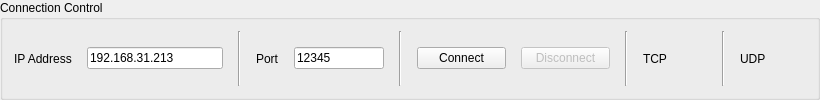
     <widget class="QGroupBox" name="groupbox_Connection_Control">
      <property name="title">
       <string>Connection Control</string>
      </property>
      <property name="flat">
       <bool>true</bool>
      </property>
      <layout class="QHBoxLayout" name="horizontalLayout_12" stretch="1,0,1,0,1,1,0,0,0,0,0,0">
       <property name="spacing">
        <number>15</number>
       </property>
       <item>
        <layout class="QHBoxLayout" name="horizontalLayout_3" stretch="1,1">
         <item>
          <widget class="QLabel" name="label_Network_IPAddr">
           <property name="text">
            <string>IP Address</string>
           </property>
          </widget>
         </item>
         <item>
          <widget class="QLineEdit" name="lineEdit_Network_IPAddr">
           <property name="sizePolicy">
            <sizepolicy hsizetype="Preferred" vsizetype="Fixed">
             <horstretch>0</horstretch>
             <verstretch>0</verstretch>
            </sizepolicy>
           </property>
           <property name="minimumSize">
            <size>
             <width>136</width>
             <height>0</height>
            </size>
           </property>
           <property name="text">
            <string>192.168.31.213</string>
           </property>
          </widget>
         </item>
        </layout>
       </item>
       <item>
        <widget class="Line" name="line_3">
         <property name="orientation">
          <enum>Qt::Vertical</enum>
         </property>
        </widget>
       </item>
       <item>
        <layout class="QHBoxLayout" name="horizontalLayout_4" stretch="1,1">
         <item>
          <widget class="QLabel" name="label_Network_Port">
           <property name="text">
            <string>Port</string>
           </property>
          </widget>
         </item>
         <item>
          <widget class="QLineEdit" name="lineEdit_Network_Port">
           <property name="sizePolicy">
            <sizepolicy hsizetype="Preferred" vsizetype="Fixed">
             <horstretch>0</horstretch>
             <verstretch>0</verstretch>
            </sizepolicy>
           </property>
           <property name="minimumSize">
            <size>
             <width>90</width>
             <height>0</height>
            </size>
           </property>
           <property name="text">
            <string>12345</string>
           </property>
          </widget>
         </item>
        </layout>
       </item>
       <item>
        <widget class="Line" name="line_4">
         <property name="orientation">
          <enum>Qt::Vertical</enum>
         </property>
        </widget>
       </item>
       <item>
        <widget class="QPushButton" name="pushButton_Network_Connect">
         <property name="text">
          <string>Connect</string>
         </property>
        </widget>
       </item>
       <item>
        <widget class="QPushButton" name="pushButton_Network_Disconnect">
         <property name="enabled">
          <bool>false</bool>
         </property>
         <property name="text">
          <string>Disconnect</string>
         </property>
        </widget>
       </item>
       <item>
        <widget class="Line" name="line_5">
         <property name="orientation">
          <enum>Qt::Vertical</enum>
         </property>
        </widget>
       </item>
       <item>
        <widget class="QLabel" name="label_TCP_Connection">
         <property name="text">
          <string>TCP</string>
         </property>
        </widget>
       </item>
       <item>
        <widget class="QLabel" name="icon_TCP_Connection">
         <property name="minimumSize">
          <size>
           <width>25</width>
           <height>25</height>
          </size>
         </property>
         <property name="maximumSize">
          <size>
           <width>25</width>
           <height>25</height>
          </size>
         </property>
         <property name="text">
          <string/>
         </property>
         <property name="pixmap">
          <pixmap resource="../resource.qrc">:/qrc/icon/no.png</pixmap>
         </property>
         <property name="scaledContents">
          <bool>true</bool>
         </property>
        </widget>
       </item>
       <item>
        <widget class="Line" name="line_6">
         <property name="orientation">
          <enum>Qt::Vertical</enum>
         </property>
        </widget>
       </item>
       <item>
        <widget class="QLabel" name="label_UDP_Connection">
         <property name="text">
          <string>UDP</string>
         </property>
        </widget>
       </item>
       <item>
        <widget class="QLabel" name="icon_UDP_Connection">
         <property name="minimumSize">
          <size>
           <width>25</width>
           <height>25</height>
          </size>
         </property>
         <property name="maximumSize">
          <size>
           <width>25</width>
           <height>25</height>
          </size>
         </property>
         <property name="text">
          <string/>
         </property>
         <property name="pixmap">
          <pixmap resource="../resource.qrc">:/qrc/icon/no.png</pixmap>
         </property>
         <property name="scaledContents">
          <bool>true</bool>
         </property>
        </widget>
       </item>
      </layout>
     </widget>
